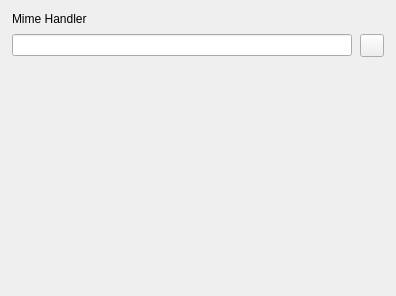
<?xml version="1.0" encoding="UTF-8"?>
<ui version="4.0">
 <class>UISettingsAdvanced</class>
 <widget class="QWidget" name="UISettingsAdvanced">
  <property name="geometry">
   <rect>
    <x>0</x>
    <y>0</y>
    <width>396</width>
    <height>296</height>
   </rect>
  </property>
  <property name="windowTitle">
   <string notr="true"/>
  </property>
  <layout class="QGridLayout" name="gridLayout">
   <property name="leftMargin">
    <number>12</number>
   </property>
   <property name="topMargin">
    <number>12</number>
   </property>
   <property name="rightMargin">
    <number>12</number>
   </property>
   <property name="bottomMargin">
    <number>12</number>
   </property>
   <property name="horizontalSpacing">
    <number>8</number>
   </property>
   <property name="verticalSpacing">
    <number>8</number>
   </property>
   <item row="1" column="0">
    <widget class="LineEdit" name="lineEdit_MIME"/>
   </item>
   <item row="0" column="0" colspan="2">
    <widget class="QLabel" name="label_2">
     <property name="text">
      <string>Mime Handler</string>
     </property>
    </widget>
   </item>
   <item row="2" column="0">
    <spacer name="verticalSpacer">
     <property name="orientation">
      <enum>Qt::Vertical</enum>
     </property>
     <property name="sizeHint" stdset="0">
      <size>
       <width>20</width>
       <height>40</height>
      </size>
     </property>
    </spacer>
   </item>
   <item row="1" column="1">
    <widget class="QToolButton" name="toolButton_BROWSE">
     <property name="maximumSize">
      <size>
       <width>24</width>
       <height>16777215</height>
      </size>
     </property>
     <property name="text">
      <string/>
     </property>
    </widget>
   </item>
  </layout>
 </widget>
 <customwidgets>
  <customwidget>
   <class>LineEdit</class>
   <extends>QLineEdit</extends>
   <header>LineEdit.h</header>
  </customwidget>
 </customwidgets>
 <resources/>
 <connections/>
</ui>
